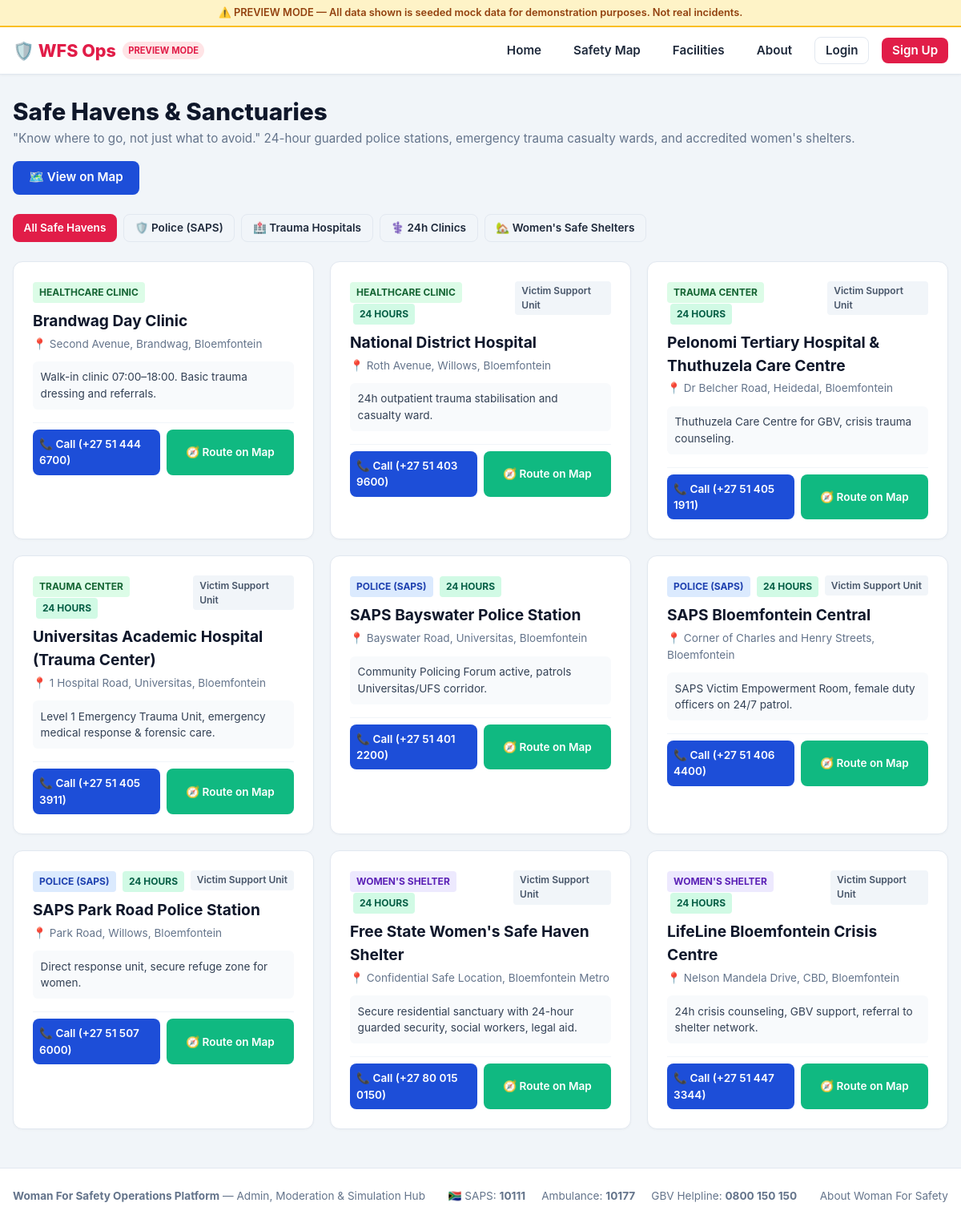
Page /facilities/ on the committed database.
### facilities/models.py (models this page shows, shortened)
class Facility(models.Model):
    FACILITY_POLICE = "POLICE"
    FACILITY_HOSPITAL = "HOSPITAL"
    FACILITY_CLINIC = "CLINIC"
    FACILITY_SHELTER = "SHELTER"
    TYPE_CHOICES = [
        (FACILITY_POLICE, "Police Station (SAPS)"),
        (FACILITY_HOSPITAL, "Hospital / Trauma Center"),
        (FACILITY_CLINIC, "24h Healthcare Clinic"),
        (FACILITY_SHELTER, "Women's Safe Haven Shelter"),
    ]
    name = models.CharField(max_length=150)
    facility_type = models.CharField(max_length=20, choices=TYPE_CHOICES, db_index=True)
    address = models.CharField(max_length=255)
    phone_number = models.CharField(max_length=30, help_text="Direct landline or mobile")
    emergency_hotline = models.CharField(max_length=30, blank=True, help_text="e.g. 10111 or direct dispatch")
    latitude = models.FloatField()
    longitude = models.FloatField()
    is_24_hours = models.BooleanField(default=True)
    has_victim_support_room = models.BooleanField(
        default=True,
        help_text="Equipped with private victim empowerment / trauma counseling room."
    )
    services_notes = models.TextField(blank=True, help_text="Specializations, transport assistance, security detail.")
    created_at = models.DateTimeField(auto_now_add=True)
    class Meta:
        verbose_name_plural = "Facilities"
        ordering = ["facility_type", "name"]

### facilities/views.py (the view)
# urls.py: path("", views.facility_list, name="list"),
def facility_list(request):
    facility_type = request.GET.get("type", "").upper()
    queryset = Facility.objects.all()
    if facility_type in [Facility.FACILITY_POLICE, Facility.FACILITY_HOSPITAL, Facility.FACILITY_CLINIC, Facility.FACILITY_SHELTER]:
        queryset = queryset.filter(facility_type=facility_type)
    context = {
        "facilities": queryset,
        "selected_type": facility_type,
    }
    return render(request, "facilities/list.html", context)

### core/context_processors.py (called while the page is built, shortened)
def site_meta(request):
    active_alert = None
    flagged_count = 0
    total_panic_events = 0
    return {
        "SITE_NAME": "Woman For Safety",
        "SITE_TAGLINE": "Admin, Moderation & Simulation Hub",
        "DEMO_MODE": getattr(settings, "WFS_DEMO_MODE", True),
        "STANDDOWN_SECONDS": getattr(settings, "WFS_STANDDOWN_SECONDS", 60),
        "GEOFENCE_RADIUS_KM": getattr(settings, "WFS_GEOFENCE_RADIUS_KM", 0.6),
        "MAP_BOUNDS": getattr(settings, "WFS_MAP_BOUNDS", {}),
        "active_emergency_alert": active_alert,
        "flagged_hotspot_count": flagged_count,
        "total_panic_events": total_panic_events,
    }

### templates/facilities/list.html (shortened to what this page needs)
{% extends "base.html" %}
{% block content %}
<div style="display:flex; justify-content:space-between; align-items:center; flex-wrap:wrap; gap:1rem; margin-bottom:1.5rem;">
  <div>
    <h1 style="font-size:1.85rem; font-weight:800; color:var(--dark);">
      Safe Havens &amp; Sanctuaries
    </h1>
    <p style="color:#64748b; font-size:0.95rem;">
      "Know where to go, not just what to avoid." 24-hour guarded police stations, emergency trauma casualty wards, and accredited women's shelters.
    </p>
  </div>
  <a href="{% url 'hotspots:map' %}" class="btn btn-police">
    🗺️ View on Map
  </a>
</div>
<div style="display:flex; gap:0.5rem; flex-wrap:wrap; margin-bottom:1.5rem;">
  <a href="{% url 'facilities:list' %}" class="btn {% if not selected_type %}btn-primary{% else %}btn-outline{% endif %}" style="font-size:0.85rem; padding:0.4rem 0.85rem;">
    All Safe Havens
  </a>
  <a href="{% url 'facilities:list' %}?type=POLICE" class="btn {% if selected_type == 'POLICE' %}btn-police{% else %}btn-outline{% endif %}" style="font-size:0.85rem; padding:0.4rem 0.85rem;">
    🛡️ Police (SAPS)
  </a>
  <a href="{% url 'facilities:list' %}?type=HOSPITAL" class="btn {% if selected_type == 'HOSPITAL' %}btn-success{% else %}btn-outline{% endif %}" style="font-size:0.85rem; padding:0.4rem 0.85rem;">
    🏥 Trauma Hospitals
  </a>
  <a href="{% url 'facilities:list' %}?type=CLINIC" class="btn {% if selected_type == 'CLINIC' %}btn-success{% else %}btn-outline{% endif %}" style="font-size:0.85rem; padding:0.4rem 0.85rem;">
    ⚕️ 24h Clinics
  </a>
  <a href="{% url 'facilities:list' %}?type=SHELTER" class="btn {% if selected_type == 'SHELTER' %}btn-primary{% else %}btn-outline{% endif %}" style="font-size:0.85rem; padding:0.4rem 0.85rem;">
    🏡 Women's Safe Shelters
  </a>
</div>
<div class="grid-2">
  {% for fac in facilities %}
    <div class="card" style="margin-bottom:0;">
      <div style="display:flex; justify-content:space-between; align-items:flex-start; margin-bottom:0.5rem;">
        <div>
          {% if fac.facility_type == 'POLICE' %}
            <span class="badge badge-police">Police (SAPS)</span>
          {% elif fac.facility_type == 'HOSPITAL' %}
            <span class="badge badge-hospital">Trauma Center</span>
          {% elif fac.facility_type == 'CLINIC' %}
            <span class="badge badge-hospital">Healthcare Clinic</span>
          {% elif fac.facility_type == 'SHELTER' %}
            <span class="badge badge-shelter">Women's Shelter</span>
          {% endif %}
          {% if fac.is_24_hours %}
            <span class="badge badge-success" style="margin-left:4px;">24 Hours</span>
          {% endif %}
        </div>
        {% if fac.has_victim_support_room %}
          <span style="font-size:0.75rem; background:#f1f5f9; color:#475569; padding:0.2rem 0.5rem; border-radius:0.25rem; font-weight:600;">
            Victim Support Unit
          </span>
        {% endif %}
      </div>
      <h3 style="font-size:1.2rem; color:var(--dark); margin:0.5rem 0 0.25rem;">{{ fac.name }}</h3>
      <p style="color:#64748b; font-size:0.85rem; margin-bottom:0.75rem;">📍 {{ fac.address }}</p>
      {% if fac.services_notes %}
        <p style="font-size:0.85rem; color:#334155; margin-bottom:1rem; background:#f8fafc; padding:0.6rem; border-radius:0.4rem;">
          {{ fac.services_notes }}
        </p>
      {% endif %}
      <div style="display:flex; gap:0.5rem; margin-top:auto; padding-top:0.5rem; border-top:1px solid #f1f5f9;">
        <a href="tel:{{ fac.phone_number }}" class="btn btn-police" style="flex:1; font-size:0.85rem; padding:0.5rem;">
          📞 Call ({{ fac.phone_number }})
        </a>
        <a href="{% url 'hotspots:map' %}" class="btn btn-success" style="flex:1; font-size:0.85rem; padding:0.5rem;">
          🧭 Route on Map
        </a>
      </div>
    </div>
  {% empty %}
    <p style="color:#64748b;">No facilities match the chosen filter.</p>
  {% endfor %}
</div>
{% endblock %}

### static/css/safeher.css (style rules this page uses)
:root { --primary: #e11d48; --primary-hover: #be123c; --primary-light: #ffe4e6; --police-blue: #1d4ed8; --police-light: #dbeafe; --hospital-green: #059669; --hospital-light: #d1fae5; --shelter-purple: #7c3aed; --shelter-light: #ede9fe; --dark: #0f172a; --surface: #ffffff; --surface-alt: #f8fafc; --border: #e2e8f0; --text: #1e293b; --text-muted: #64748b; --warning: #f59e0b; --danger: #dc2626; --success: #10b981; }
* { box-sizing: border-box; margin: 0; padding: 0; }
body { font-family: -apple-system, BlinkMacSystemFont, "Segoe UI", Roboto, "Helvetica Neue", Arial, sans-serif; color: var(--text); background-color: #f1f5f9; line-height: 1.5; -webkit-font-smoothing: antialiased; }
.btn { display: inline-flex; align-items: center; justify-content: center; gap: 0.5rem; padding: 0.6rem 1.25rem; font-size: 0.95rem; font-weight: 600; border-radius: 0.5rem; text-decoration: none; border: none; cursor: pointer; transition: all 0.2s; }
.btn-primary { background: var(--primary); color: #ffffff; }
.btn-outline { background: transparent; border: 1px solid var(--border); color: var(--text); }
.btn-success { background: var(--success); color: #ffffff; }
.btn-police { background: var(--police-blue); color: #ffffff; }
.card { background: var(--surface); border-radius: 0.75rem; border: 1px solid var(--border); padding: 1.5rem; margin-bottom: 1.25rem; box-shadow: 0 1px 3px rgba(0,0,0,0.03); }
.grid-2 { display: grid; grid-template-columns: repeat(auto-fit, minmax(300px, 1fr)); gap: 1.25rem; }
.badge { display: inline-block; padding: 0.25rem 0.5rem; font-size: 0.75rem; font-weight: 700; border-radius: 0.25rem; text-transform: uppercase; }
.badge-success { background: #d1fae5; color: #065f46; }
.badge-police { background: #dbeafe; color: #1e40af; }
.badge-hospital { background: #dcfce7; color: #166534; }
.badge-shelter { background: #ede9fe; color: #5b21b6; }

### rows in the picture
Facility: facility_type "HEALTHCARE CLINIC", name "Brandwag Day Clinic", address "Second Avenue, Brandwag, Bloemfontein", services_notes "Walk-in clinic 07:00–18:00. Basic trauma dressing and referrals.", phone_number "+27 51 444 6700"
Facility: facility_type "HEALTHCARE CLINIC", is_24_hours "24 HOURS", has_victim_support_room "Victim Support Unit", name "National District Hospital", address "Roth Avenue, Willows, Bloemfontein", services_notes "24h outpatient trauma stabilisation and casualty ward.", phone_number "+27 51 403 9600"
Facility: facility_type "TRAUMA CENTER", is_24_hours "24 HOURS", has_victim_support_room "Victim Support Unit", name "Pelonomi Tertiary Hospital & Thuthuzela Care Centre", address "Dr Belcher Road, Heidedal, Bloemfontein", services_notes "Thuthuzela Care Centre for GBV, crisis trauma counseling.", phone_number "+27 51 405 1911"
Facility: facility_type "TRAUMA CENTER", is_24_hours "24 HOURS", has_victim_support_room "Victim Support Unit", name "Universitas Academic Hospital (Trauma Center)", address "1 Hospital Road, Universitas, Bloemfontein", services_notes "Level 1 Emergency Trauma Unit, emergency medical response & forensic care.", phone_number "+27 51 405 3911"
Facility: facility_type "POLICE (SAPS)", is_24_hours "24 HOURS", name "SAPS Bayswater Police Station", address "Bayswater Road, Universitas, Bloemfontein", services_notes "Community Policing Forum active, patrols Universitas/UFS corridor.", phone_number "+27 51 401 2200"
Facility: facility_type "POLICE (SAPS)", is_24_hours "24 HOURS", has_victim_support_room "Victim Support Unit", name "SAPS Bloemfontein Central", address "Corner of Charles and Henry Streets, Bloemfontein", services_notes "SAPS Victim Empowerment Room, female duty officers on 24/7 patrol.", phone_number "+27 51 406 4400"
Facility: facility_type "POLICE (SAPS)", is_24_hours "24 HOURS", has_victim_support_room "Victim Support Unit", name "SAPS Park Road Police Station", address "Park Road, Willows, Bloemfontein", services_notes "Direct response unit, secure refuge zone for women.", phone_number "+27 51 507 6000"
Facility: facility_type "WOMEN'S SHELTER", is_24_hours "24 HOURS", has_victim_support_room "Victim Support Unit", name "Free State Women's Safe Haven Shelter", address "Confidential Safe Location, Bloemfontein Metro", services_notes "Secure residential sanctuary with 24-hour guarded security, social workers, legal aid.", phone_number "+27 80 015 0150"
Facility: facility_type "WOMEN'S SHELTER", is_24_hours "24 HOURS", has_victim_support_room "Victim Support Unit", name "LifeLine Bloemfontein Crisis Centre", address "Nelson Mandela Drive, CBD, Bloemfontein", services_notes "24h crisis counseling, GBV support, referral to shelter network.", phone_number "+27 51 447 3344"
